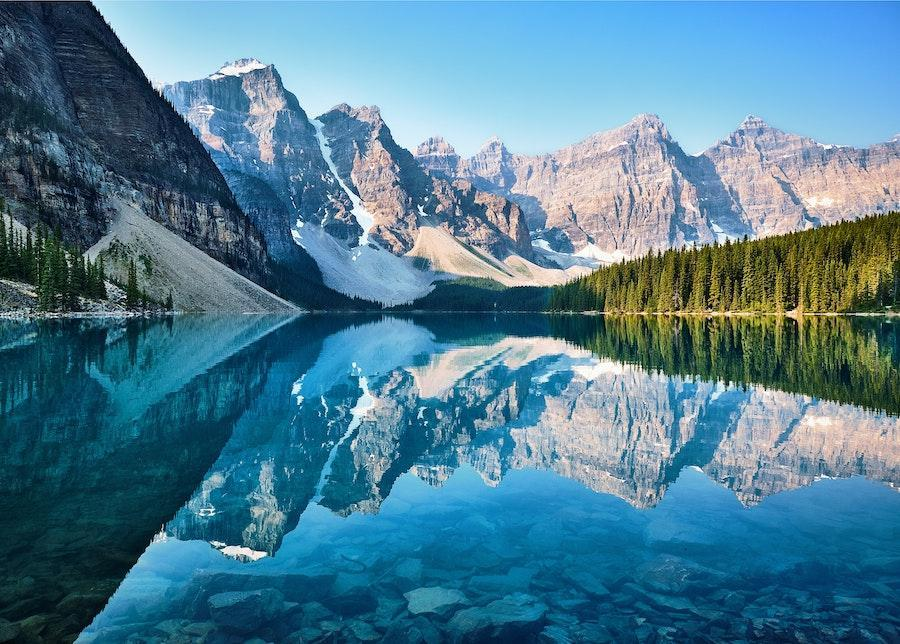
#> input picture GraphicsPractice/source/фото.jpg, 900 x 644 px
$ python lesson_10.py
#> lines starting #> are read from the running program, lines starting #| are printed output that depends on the picture
import os
from PIL import Image

if not os.path.exists("output"):
    os.makedirs("output")

image_path = "source/фото.jpg"

try:
    with Image.open(image_path) as img:
#> img is the input picture: PIL image 900x644 RGB; mean R, G, B 78.9, 125.7, 147
        print(f"Исходный размер изображения: {img.size}")
#| Исходный размер изображения: (900, 644)

        # 1. Поворот на 90 градусов (expand=True сохраняет изображение целиком без обрезки)
        rot_90 = img.rotate(90, expand=True)
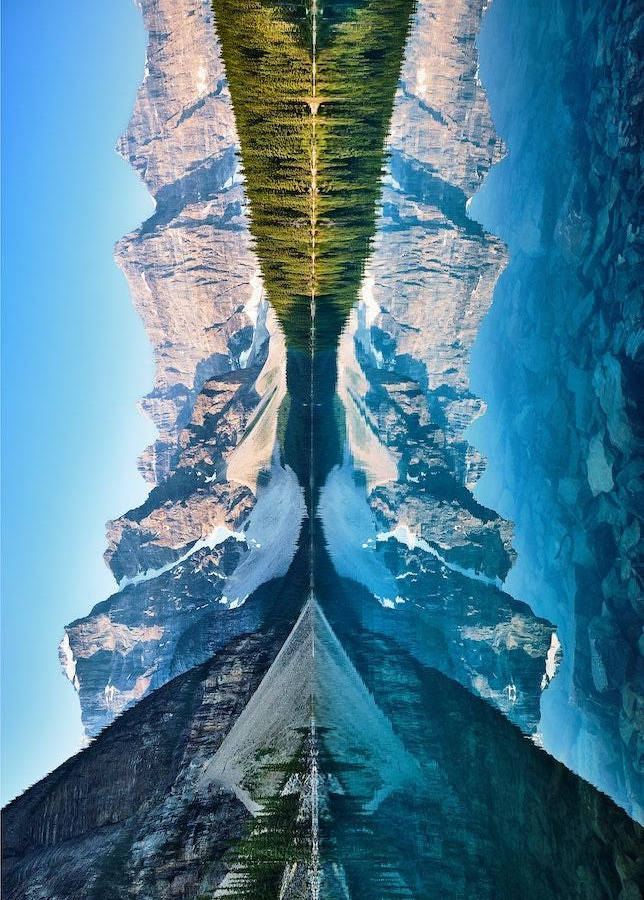
#> rot_90: PIL image 644x900 RGB; mean R, G, B 78.9, 125.7, 147
        rot_90.save("output/rotate_90.png")
        print("Сохранен поворот на 90°")

        # 2. Поворот на 180 градусов
        rot_180 = img.rotate(180, expand=True)
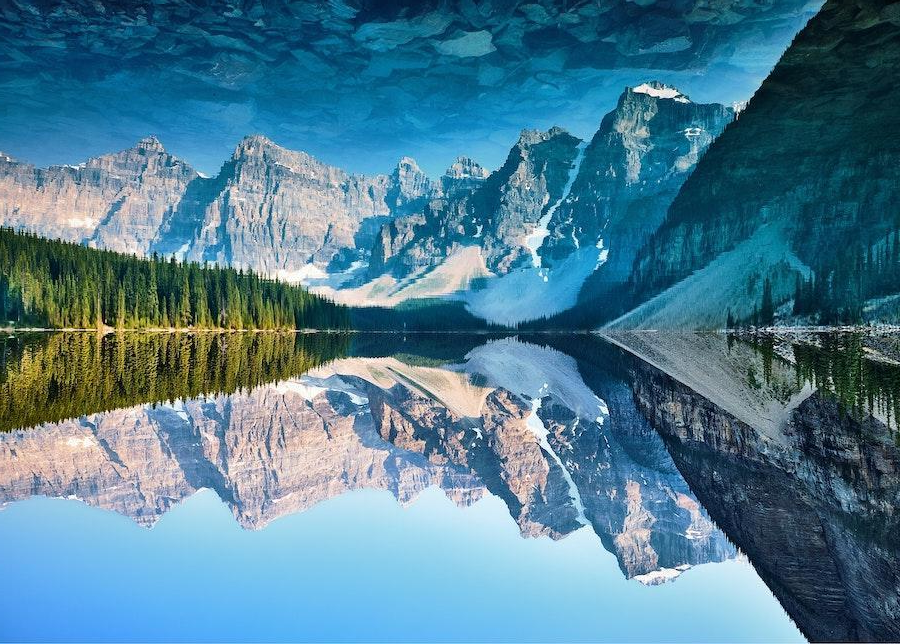
#> rot_180: PIL image 900x644 RGB; mean R, G, B 78.9, 125.7, 147
        rot_180.save("output/rotate_180.png")
        print("Сохранен поворот на 180°")

        # 3. Поворот на 270 градусов
        rot_270 = img.rotate(270, expand=True)
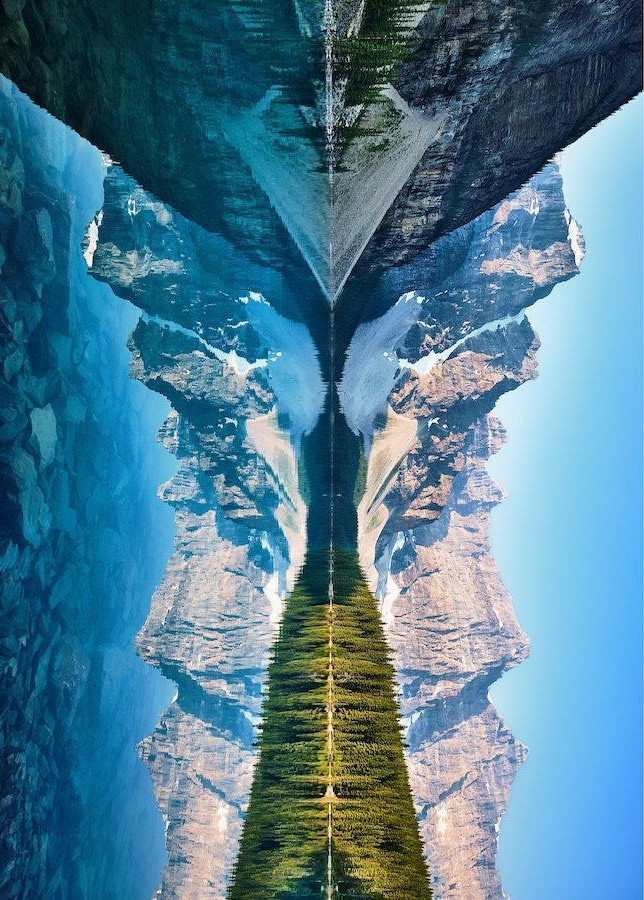
#> rot_270: PIL image 644x900 RGB; mean R, G, B 78.9, 125.7, 147
        rot_270.save("output/rotate_270.png")
        print("Сохранен поворот на 270°")

        # 4. Поворот на 45 градусов с прозрачным фоном
        # Для работы с прозрачностью переводим изображение в режим RGBA
        img_rgba = img.convert("RGBA")
        # expand=True расширяет холст, а fillcolor=(0, 0, 0, 0) делает пустые углы прозрачными
        rot_45 = img_rgba.rotate(45, expand=True, fillcolor=(0, 0, 0, 0))
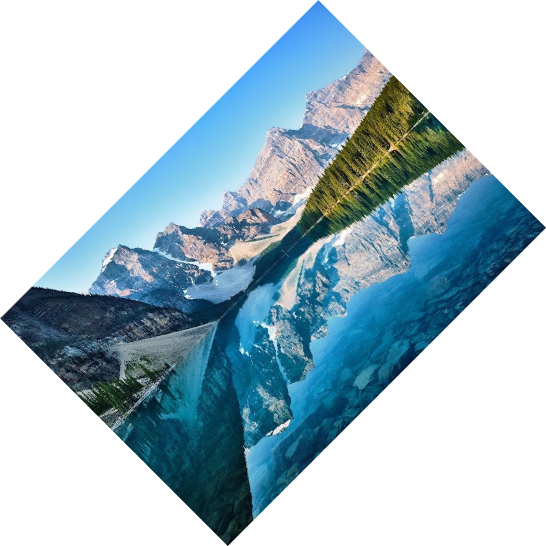
#> rot_45: PIL image 1092x1092 RGBA (shown at 1/2 size); mean R, G, B, A 38.4, 61.1, 71.5, 124; transparent parts drawn white
        rot_45.save("output/rotate_45.png")
        print("Сохранен поворот на 45° с прозрачным фоном")

        print("\nВсе задачи по повороту успешно выполнены!")

except FileNotFoundError:
    print(f"Ошибка: файл '{image_path}' не найден в папке source.")
